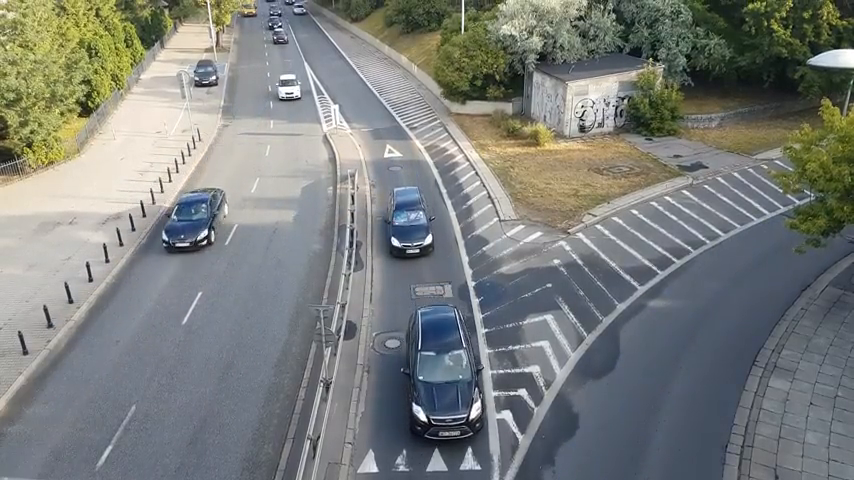
#> input picture frame 90 of videos/traffic.mp4, 854 x 480 px
$ python multipleCSRT.py
#> lines starting #> are read from the running program, lines starting #| are printed output that depends on the picture; after the words box and inside, x2 and y2 are one past the last pixel; in counts of white or black regions, pixels touching at a corner belong together
import cv2

# Load a video file
input_source = 'videos/traffic.mp4'  # Replace with your file path

# Create a VideoCapture object for video input
cap = cv2.VideoCapture(input_source)
if not cap.isOpened():
    print("Error: Could not open video.")
    exit()

# Initialize background subtractor
fgbg = cv2.createBackgroundSubtractorMOG2()

while True:
    # Read the next frame
    ret, frame = cap.read()
#> frame is the input picture: shape (480, 854, 3); mean B, G, R 123.3, 126.3, 123
    if not ret:
        break

    # Apply background subtraction to detect moving objects
    fgmask = fgbg.apply(frame)
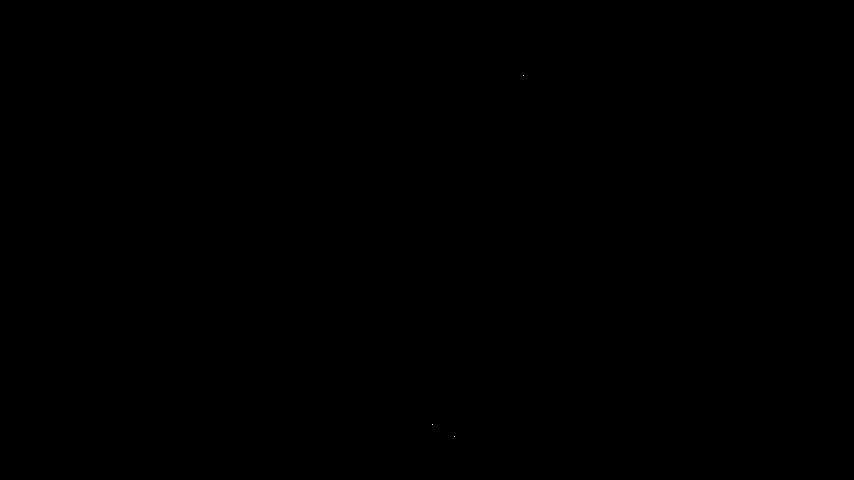
#> fgmask: shape (480, 854); values 127 (black) and 255 (white), 0% white in thin lines or dots, all inside (x1, y1, x2, y2) = (432, 75, 524, 437)

    # Find contours in the foreground mask
    contours, _ = cv2.findContours(fgmask, cv2.RETR_EXTERNAL, cv2.CHAIN_APPROX_SIMPLE)
#> contours = [[[0, 0], [0, 479], [853, 479], [853, 0]]]

    for contour in contours:
        if cv2.contourArea(contour) > 5000:  # Adjust the area threshold as needed
            # Draw a bounding box around the detected object
            x, y, w, h = cv2.boundingRect(contour)
            cv2.rectangle(frame, (x, y), (x + w, y + h), (0, 255, 0), 2)
#> this loop made 1 pass
#> (contour, x, y, w, h) on pass 1: ([[0, 0], [0, 479], [853, 479], [853, 0]], 0, 0, 854, 480)
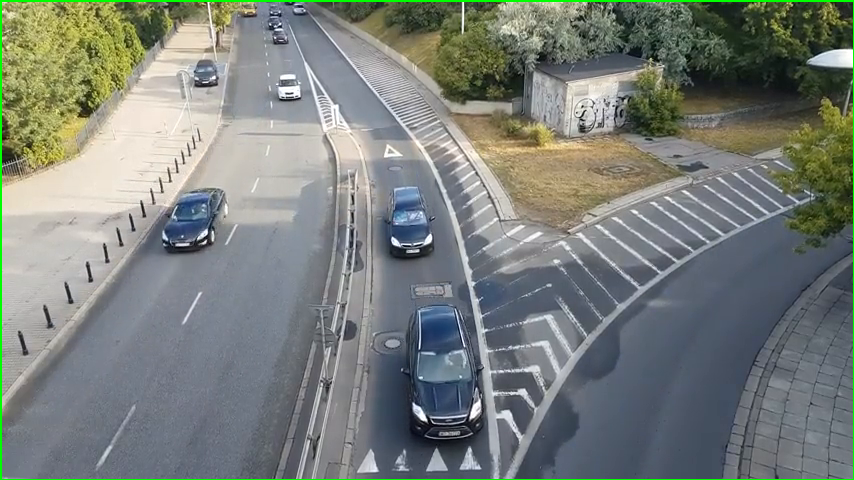
#> frame: shape (480, 854, 3); 0.97% of pixels changed, all inside (x1, y1, x2, y2) = (0, 0, 854, 480)

    # Display the frame
    cv2.imshow('Moving Object Detection', frame)

    # Check for a key event to exit
    key = cv2.waitKey(1) & 0xFF
#> (key q is pressed here)
    if key == ord('q'):
        break

# Release the video capture object and close the OpenCV window
cap.release()
cv2.destroyAllWindows()

$ run again, starting later in the video
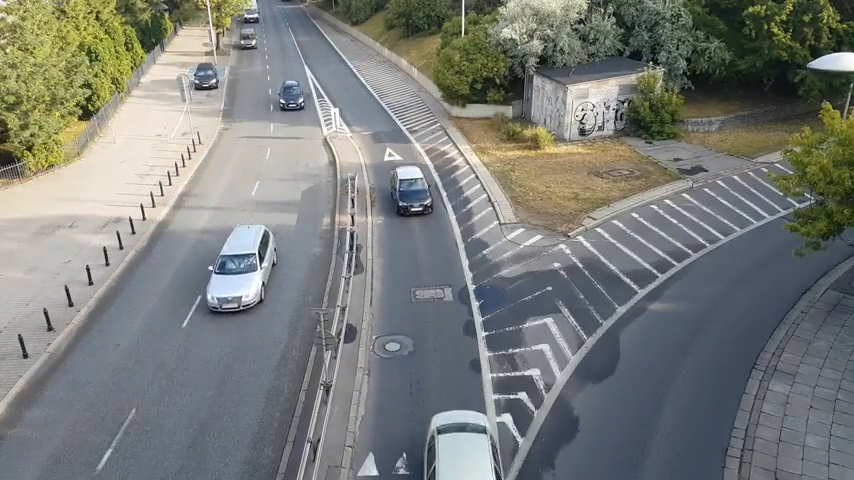
#> input picture frame 405 of videos/traffic.mp4, 854 x 480 px
#> frame is the input picture: shape (480, 854, 3); mean B, G, R 121.1, 124.9, 122
#> fgmask: shape (480, 854); values 127 (black) and 255 (white), 0% white in thin lines or dots, all inside (x1, y1, x2, y2) = (252, 15, 614, 79)
#> contours = [[[0, 0], [0, 479], [853, 479], [853, 0]]]
#> the loop `for contour in contours:` made 1 pass
#> (contour, x, y, w, h) on pass 1: ([[0, 0], [0, 479], [853, 479], [853, 0]], 0, 0, 854, 480)
#> after the loop `for contour in contours:`:
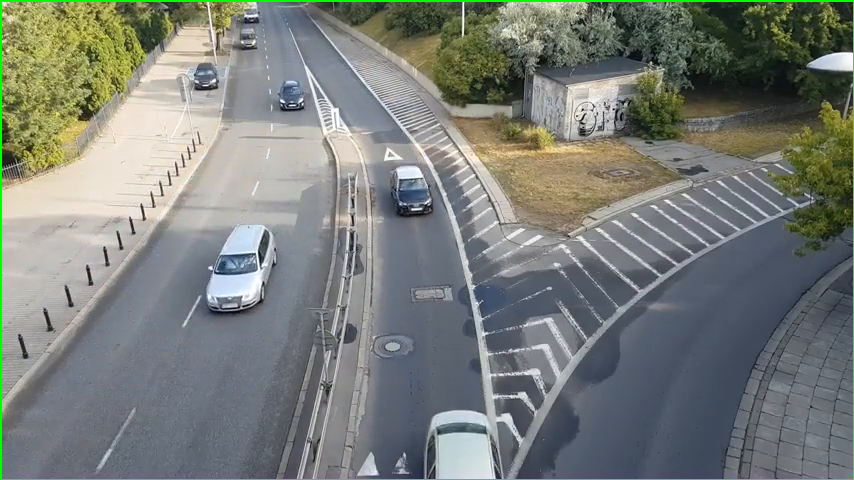
#> frame: shape (480, 854, 3); 0.97% of pixels changed, all inside (x1, y1, x2, y2) = (0, 0, 854, 480)

$ run again, starting later in the video
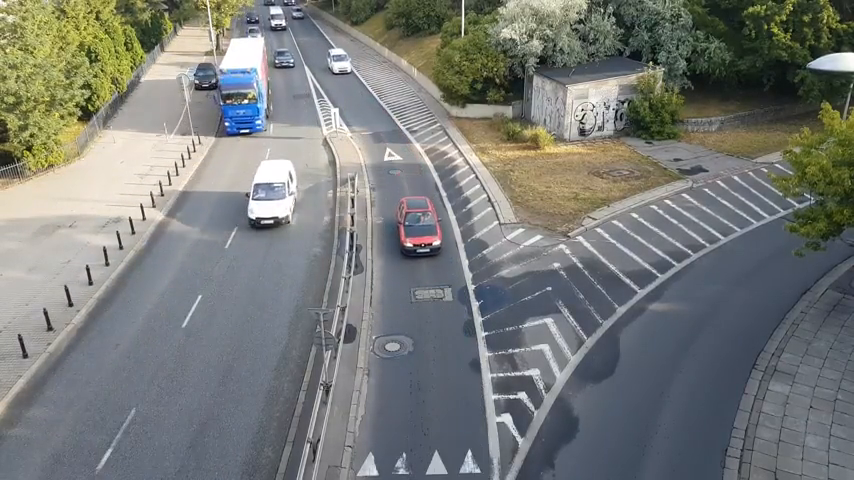
#> input picture frame 720 of videos/traffic.mp4, 854 x 480 px
#> frame is the input picture: shape (480, 854, 3); mean B, G, R 119.4, 122.7, 120
#> fgmask: shape (480, 854); values 127 (black) and 255 (white), 0% white in thin lines or dots, all inside (x1, y1, x2, y2) = (537, 63, 538, 64)
#> contours = [[[0, 0], [0, 479], [853, 479], [853, 0]]]
#> the loop `for contour in contours:` made 1 pass
#> (contour, x, y, w, h) on pass 1: ([[0, 0], [0, 479], [853, 479], [853, 0]], 0, 0, 854, 480)
#> after the loop `for contour in contours:`:
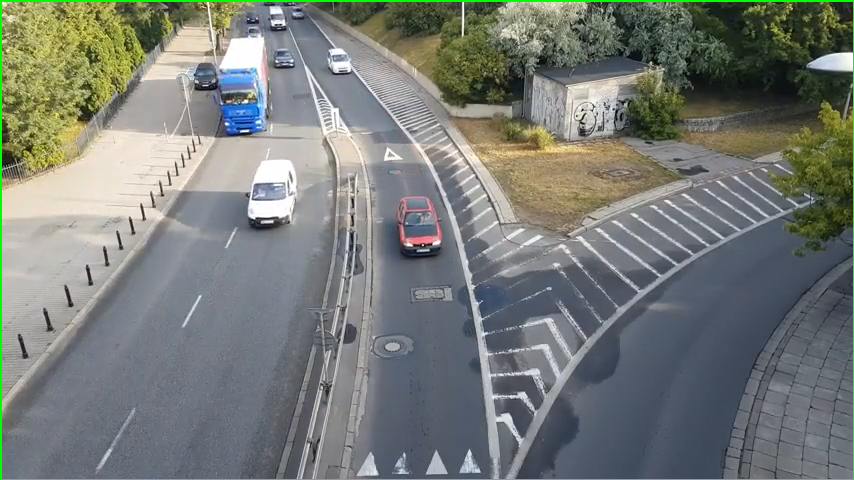
#> frame: shape (480, 854, 3); 0.97% of pixels changed, all inside (x1, y1, x2, y2) = (0, 0, 854, 480)
